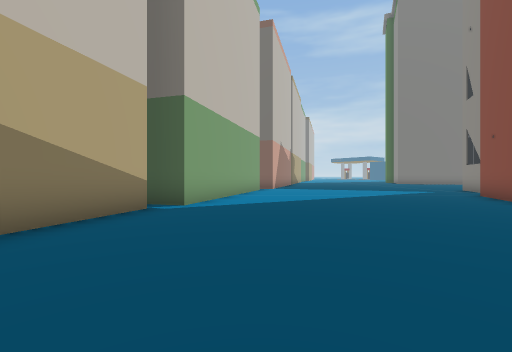
[1] (above)

24 first-person views from a walk through a Unity game level. The camera is 1.3 m above the floor, looks level and sees 90° across. The floor is counted in squares, 2 m on a side. Each view is taken from the middle of a square. On the plan, view 1 faces up. The plan holds only what a view shows up to about 9 squares ahead; the rest is blank. The place goes on beyond the plan. The player is left out.

[2]
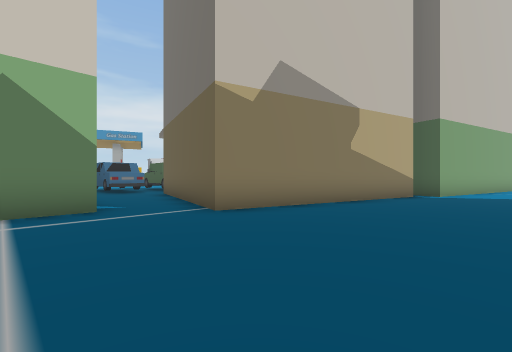

[3]
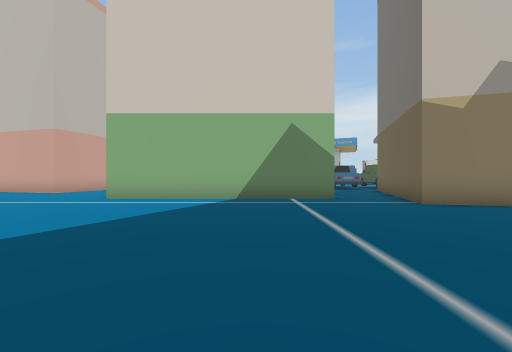

[4]
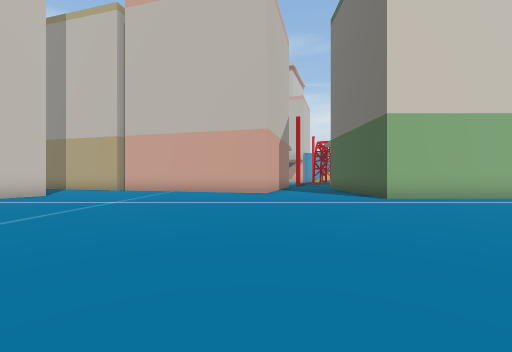

[5]
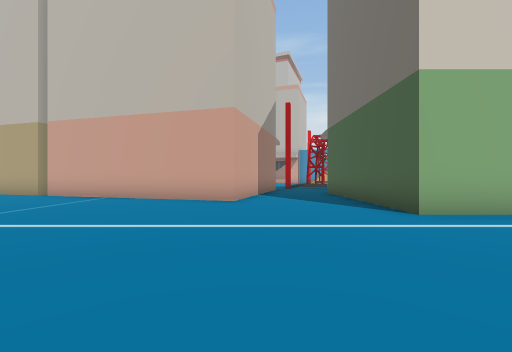

[6]
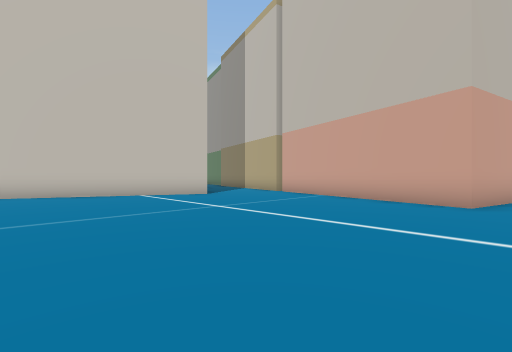

[7]
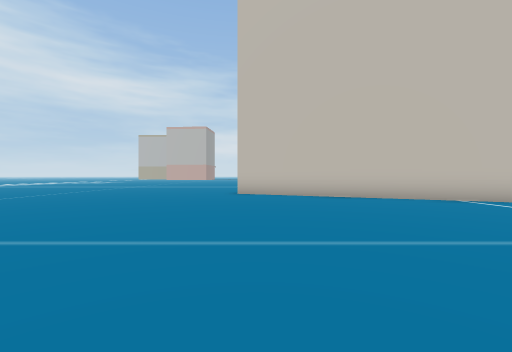

[8]
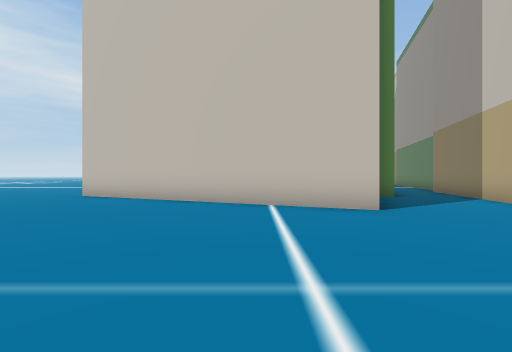

[9]
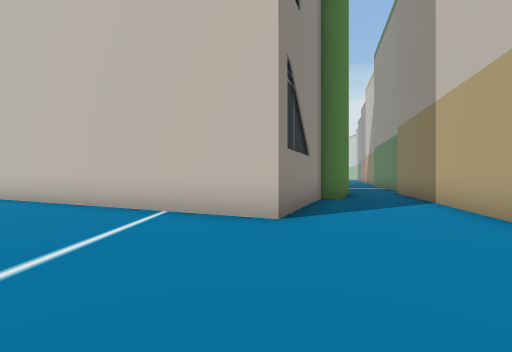

[10]
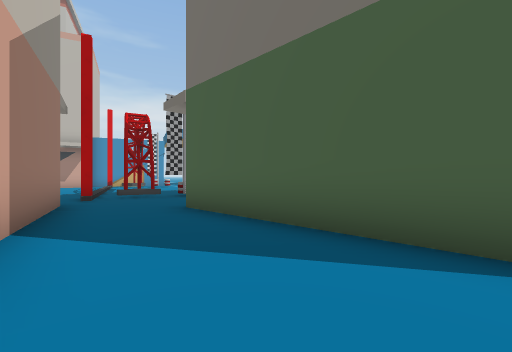

[11]
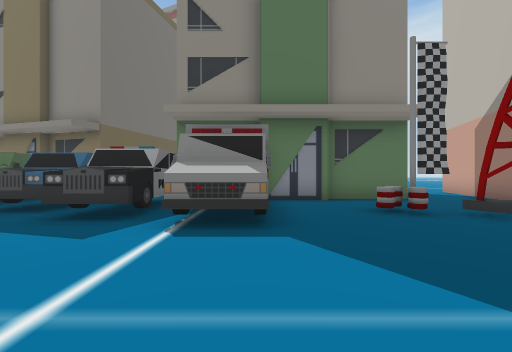

[12]
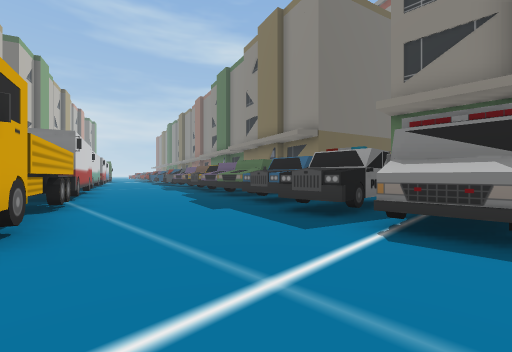

[13]
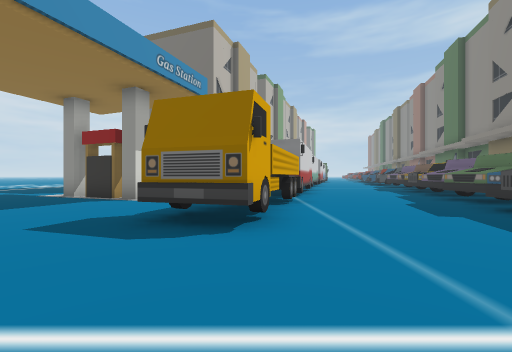

[14]
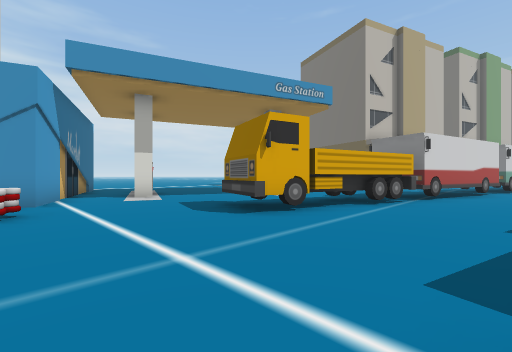

[15]
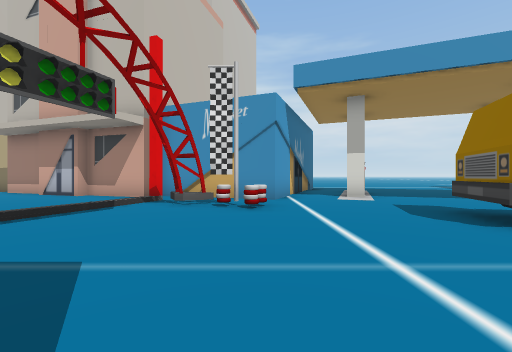

[16]
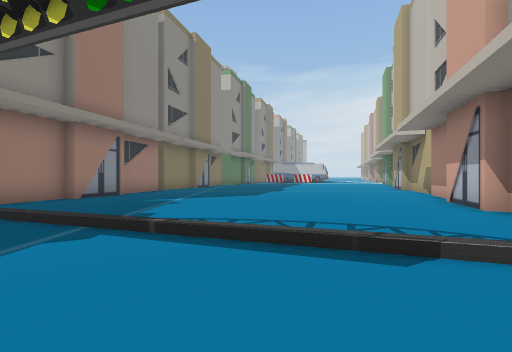

[17]
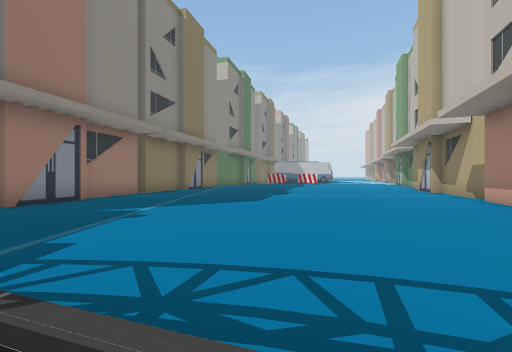

[18]
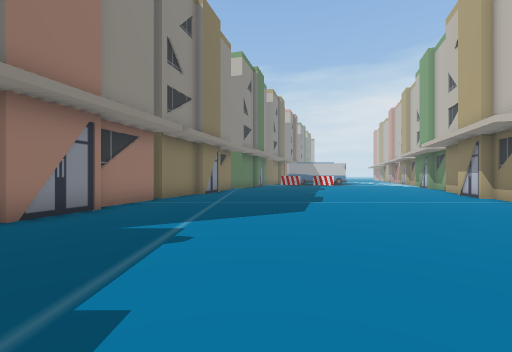

[19]
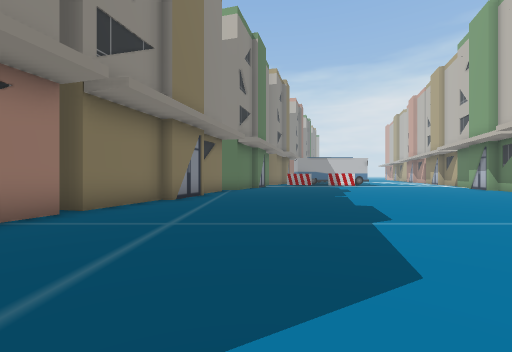

[20]
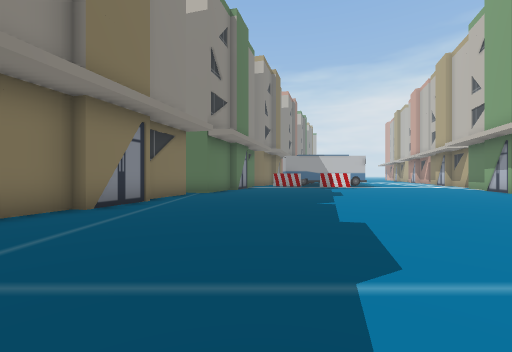

[21]
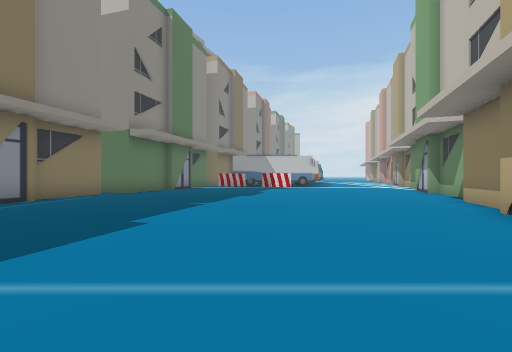

[22]
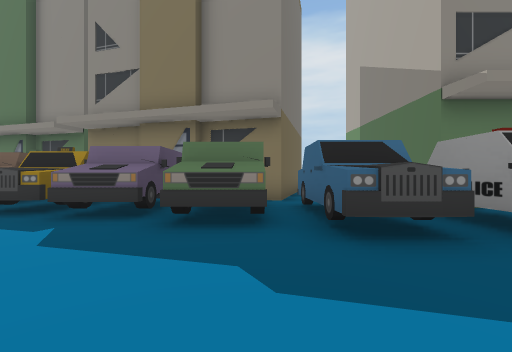

[23]
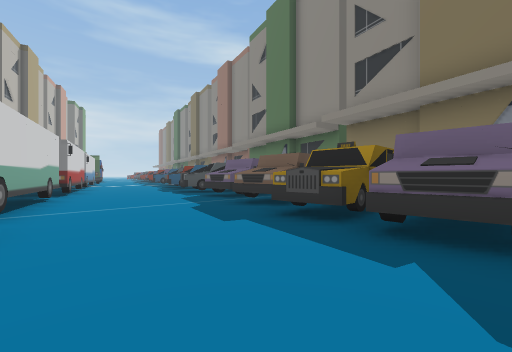

[24]
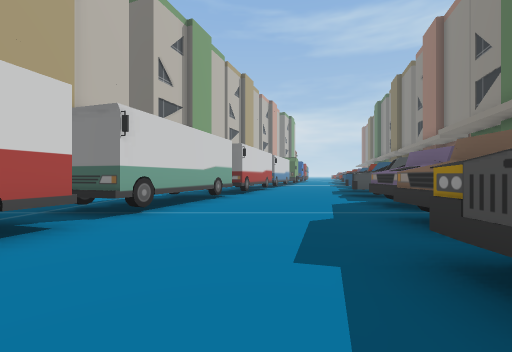

### Floor plan
Key: @ floor where view 1 was taken; # wall or solid block; . floor; / step, stairs or slope; B building; T tire; F flag; C car; R truck; O other object.
Columns run from 27 left of view 1 to 7 right of it. Each row starts with its distance up from view 1.
 13         B  .OO....    B
 12         B  .OO...CC  BB
 11         B   O......  B
 10         B   O....OO
  9           .OO....OO       B........
  8           ..O...OO  B     B.......B
  7            O....OO  B     B.......B
  6            O....OO BB   BB.......B
  5            O....OO B     B.......
  4  ..       O....OO BB    B.......
  3  ..###  .OO....OOOB     B......
  2   ...#...RR....O  B     B.....
  1    .....RRR....OO B    B.....
  0    ..... R....CCC..BBB B...@
 -1     ....RR....CC  ....BB....
 -2     #....R...CCC ...........
 -3  #...........CCC BBBBB......
 -4  ####........OO B    B.......
 -5     ##TT.....OO B    B........
 -6     # F.........B    B.......
 -7     ###.......T.B    B......
 -8     ##//.....TF..B   B.....
 -9     B...///..#T..BBBBB....
-10    B.......///.............
-11    B..........B.............
-12    B..........BBBBB..........
-13   B...........B    B..........
-14   B..........B     B.........
-15  B...........B    B...........
-16  B...........B    B............
-17  B...........B    B.............
-18  B..........BB    B..............
-19  B..........B    B................
-20 B...........B    B...B.............
-21 B..........B     B..B BB...........
-22 ...........B    B...B   BBB........
-23 ...........B    B..B      BBB......
-24 ...........B    B..B         ...

Where each view was taken, in squares from view 1:
view 1: 0 up, 0 right, facing up
view 2: 4 down, 0 right, facing up-left
view 3: 5 down, 2 right, facing left
view 4: 13 down, 2 right, facing left
view 5: 12 down, 1 left, facing left
view 6: 12 down, 1 left, facing down-left
view 7: 14 down, 1 right, facing down
view 8: 15 down, 4 left, facing down
view 9: 16 down, 6 left, facing down
view 10: 12 down, 6 left, facing up-left
view 11: 5 down, 18 left, facing right
view 12: 5 down, 18 left, facing up-right
view 13: 5 down, 18 left, facing up
view 14: 5 down, 15 left, facing up-left
view 15: 5 down, 15 left, facing left
view 16: 6 down, 19 left, facing down
view 17: 8 down, 19 left, facing down
view 18: 9 down, 18 left, facing down
view 19: 13 down, 18 left, facing down
view 20: 15 down, 19 left, facing down
view 21: 15 down, 22 left, facing down
view 22: 1 up, 16 left, facing right
view 23: 3 up, 15 left, facing up-right
view 24: 4 up, 13 left, facing up
